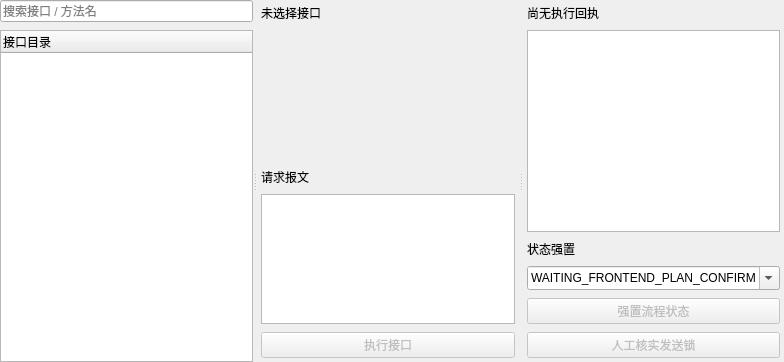
       <widget class="QWidget" name="rpcTab">
        <attribute name="title">
         <string>高级接口</string>
        </attribute>
        <layout class="QVBoxLayout" name="rpcLayout">
         <property name="leftMargin">
          <number>0</number>
         </property>
         <property name="topMargin">
          <number>0</number>
         </property>
         <property name="rightMargin">
          <number>0</number>
         </property>
         <property name="bottomMargin">
          <number>0</number>
         </property>
         <property name="spacing">
          <number>8</number>
         </property>
         <item>
          <widget class="QSplitter" name="rpcSplitter">
           <property name="orientation">
            <enum>Qt::Horizontal</enum>
           </property>
           <property name="childrenCollapsible">
            <bool>false</bool>
           </property>
           <widget class="QWidget" name="catalogPanel">
            <layout class="QVBoxLayout" name="catalogLayout" stretch="0,1">
             <property name="leftMargin">
              <number>0</number>
             </property>
             <property name="topMargin">
              <number>0</number>
             </property>
             <property name="rightMargin">
              <number>0</number>
             </property>
             <property name="bottomMargin">
              <number>0</number>
             </property>
             <property name="spacing">
              <number>8</number>
             </property>
             <item>
              <widget class="QLineEdit" name="searchEdit">
               <property name="placeholderText">
                <string>搜索接口 / 方法名</string>
               </property>
               <property name="clearButtonEnabled">
                <bool>true</bool>
               </property>
              </widget>
             </item>
             <item>
              <widget class="QTreeWidget" name="methodsTree">
               <property name="minimumSize">
                <size>
                 <width>220</width>
                 <height>0</height>
                </size>
               </property>
               <column>
                <property name="text">
                 <string>接口目录</string>
                </property>
               </column>
              </widget>
             </item>
            </layout>
           </widget>
           <widget class="QWidget" name="rpcEditorPanel">
            <layout class="QVBoxLayout" name="rpcEditorLayout" stretch="0,2,0,2,0">
             <property name="leftMargin">
              <number>4</number>
             </property>
             <property name="topMargin">
              <number>4</number>
             </property>
             <property name="rightMargin">
              <number>4</number>
             </property>
             <property name="bottomMargin">
              <number>4</number>
             </property>
             <property name="spacing">
              <number>8</number>
             </property>
             <item>
              <widget class="QLabel" name="methodTitle">
               <property name="text">
                <string>未选择接口</string>
               </property>
               <property name="textFormat">
                <enum>Qt::PlainText</enum>
               </property>
               <property name="wordWrap">
                <bool>true</bool>
               </property>
               <property name="engRole" stdset="0">
                <string notr="true">section</string>
               </property>
              </widget>
             </item>
             <item>
              <widget class="QScrollArea" name="parameterScroll">
               <property name="frameShape">
                <enum>QFrame::NoFrame</enum>
               </property>
               <property name="widgetResizable">
                <bool>true</bool>
               </property>
               <property name="horizontalScrollBarPolicy">
                <enum>Qt::ScrollBarAlwaysOff</enum>
               </property>
               <widget class="QWidget" name="parameterPanel">
                <layout class="QFormLayout" name="parametersLayout">
                 <property name="fieldGrowthPolicy">
                  <enum>QFormLayout::AllNonFixedFieldsGrow</enum>
                 </property>
                 <property name="rowWrapPolicy">
                  <enum>QFormLayout::WrapLongRows</enum>
                 </property>
                </layout>
               </widget>
              </widget>
             </item>
             <item>
              <widget class="QLabel" name="requestTitle">
               <property name="text">
                <string>请求报文</string>
               </property>
               <property name="textFormat">
                <enum>Qt::PlainText</enum>
               </property>
               <property name="wordWrap">
                <bool>true</bool>
               </property>
              </widget>
             </item>
             <item>
              <widget class="QPlainTextEdit" name="previewEdit">
               <property name="readOnly">
                <bool>true</bool>
               </property>
               <property name="maximumBlockCount">
                <number>2000</number>
               </property>
               <property name="lineWrapMode">
                <enum>QPlainTextEdit::WidgetWidth</enum>
               </property>
               <property name="placeholderText">
                <string/>
               </property>
              </widget>
             </item>
             <item>
              <widget class="QPushButton" name="invokeButton">
               <property name="text">
                <string>执行接口</string>
               </property>
               <property name="enabled">
                <bool>false</bool>
               </property>
               <property name="engRole" stdset="0">
                <string notr="true">primary</string>
               </property>
              </widget>
             </item>
            </layout>
           </widget>
           <widget class="QWidget" name="rpcResponsePanel">
            <layout class="QVBoxLayout" name="rpcResponseLayout" stretch="0,3,0,0,0,0">
             <property name="leftMargin">
              <number>4</number>
             </property>
             <property name="topMargin">
              <number>4</number>
             </property>
             <property name="rightMargin">
              <number>4</number>
             </property>
             <property name="bottomMargin">
              <number>4</number>
             </property>
             <property name="spacing">
              <number>8</number>
             </property>
             <item>
              <widget class="QLabel" name="resultLabel">
               <property name="text">
                <string>尚无执行回执</string>
               </property>
               <property name="textFormat">
                <enum>Qt::PlainText</enum>
               </property>
               <property name="wordWrap">
                <bool>true</bool>
               </property>
               <property name="engRole" stdset="0">
                <string notr="true">section</string>
               </property>
              </widget>
             </item>
             <item>
              <widget class="QPlainTextEdit" name="resultEdit">
               <property name="readOnly">
                <bool>true</bool>
               </property>
               <property name="maximumBlockCount">
                <number>2000</number>
               </property>
               <property name="lineWrapMode">
                <enum>QPlainTextEdit::WidgetWidth</enum>
               </property>
               <property name="placeholderText">
                <string/>
               </property>
              </widget>
             </item>
             <item>
              <widget class="QLabel" name="stateTitle">
               <property name="text">
                <string>状态强置</string>
               </property>
               <property name="textFormat">
                <enum>Qt::PlainText</enum>
               </property>
               <property name="wordWrap">
                <bool>true</bool>
               </property>
               <property name="engRole" stdset="0">
                <string notr="true">section</string>
               </property>
              </widget>
             </item>
             <item>
              <widget class="QComboBox" name="stateComboBox">
               <property name="editable">
                <bool>true</bool>
               </property>
               <property name="sizeAdjustPolicy">
                <enum>QComboBox::AdjustToMinimumContentsLengthWithIcon</enum>
               </property>
               <property name="minimumContentsLength">
                <number>12</number>
               </property>
               <item>
                <property name="text">
                 <string>WAITING_FRONTEND_PLAN_CONFIRM</string>
                </property>
               </item>
               <item>
                <property name="text">
                 <string>WAITING_DEVICE_PLAN_ACK</string>
                </property>
               </item>
               <item>
                <property name="text">
                 <string>WAITING_DEVICE_AUTOPOS_DONE</string>
                </property>
               </item>
               <item>
                <property name="text">
                 <string>WAITING_FRONTEND_BEAM_APPLY</string>
                </property>
               </item>
               <item>
                <property name="text">
                 <string>WAITING_DEVICE_BEAM_READY</string>
                </property>
               </item>
               <item>
                <property name="text">
                 <string>TREATMENT_IN_PROGRESS</string>
                </property>
               </item>
               <item>
                <property name="text">
                 <string>TREATMENT_PAUSED</string>
                </property>
               </item>
               <item>
                <property name="text">
                 <string>WAITING_CHART_GENERATION</string>
                </property>
               </item>
               <item>
                <property name="text">
                 <string>ERROR_STOPPED</string>
                </property>
               </item>
               <item>
                <property name="text">
                 <string>WAITING_LOGIN</string>
                </property>
               </item>
              </widget>
             </item>
             <item>
              <widget class="QPushButton" name="forceButton">
               <property name="text">
                <string>强置流程状态</string>
               </property>
               <property name="enabled">
                <bool>false</bool>
               </property>
               <property name="engRole" stdset="0">
                <string notr="true">danger</string>
               </property>
              </widget>
             </item>
             <item>
              <widget class="QPushButton" name="releaseButton">
               <property name="text">
                <string>人工核实发送锁</string>
               </property>
               <property name="enabled">
                <bool>false</bool>
               </property>
              </widget>
             </item>
            </layout>
           </widget>
          </widget>
         </item>
        </layout>
       </widget>
